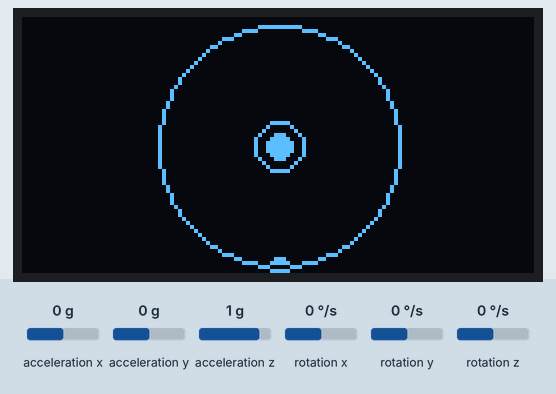
Bench run of a sketch on a simulated Arduino Uno, built with avr-gcc and run on an emulated ATmega328P. On the bench: 128×64 one-colour display. Inputs (shaded band) come from the test bench; at power-on: rotation z 0 °/s, acceleration x 0 g, acceleration y 0 g, acceleration z 1 g, rotation x 0 °/s, rotation y 0 °/s. What the sketch prints to the serial monitor is not drawn.

Above: at 3.2 s.
3.3 s: rotation z set to -192 °/s
At 3.45 s:
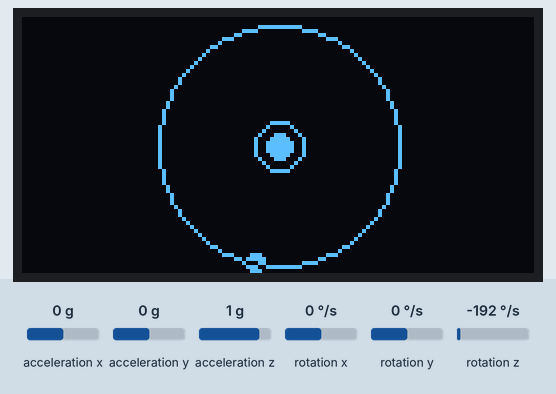
4.8 s: rotation z set to 0 °/s
At 5.2 s:
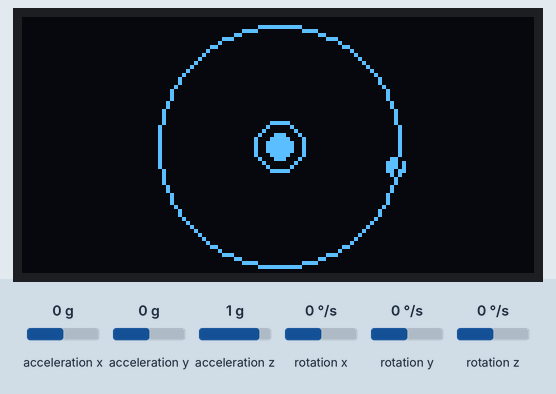
6.3 s: acceleration x set to -1.4 g
At 7.5 s:
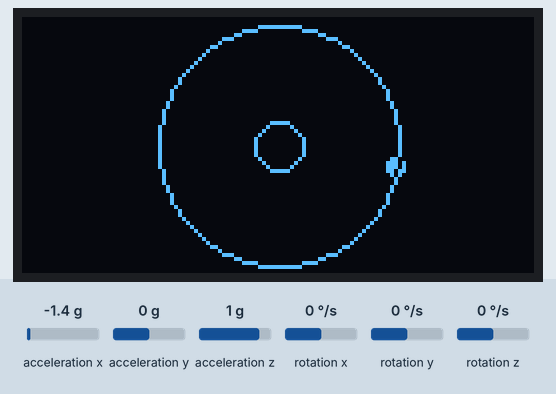
7.9 s: rotation z set to -100 °/s
At 8.1 s:
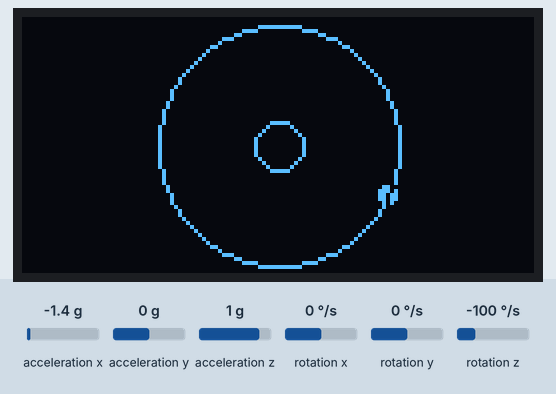
Timing chart, 0 to 10.5 s (numbered marks = the images above; inputs shaded):
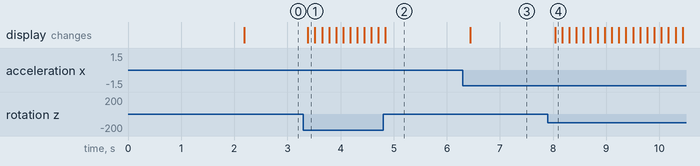

The sketch:

roll_pitch_yaw.ino
```cpp
// (licence header left out)
#include "Wire.h"
#include <MPU6050_light.h>
MPU6050 mpu(Wire);
unsigned long t1;

#include <Adafruit_GFX.h>
#include <Adafruit_SSD1306.h>

#define SCREEN_WIDTH 128 // OLED display width, in pixels
#define SCREEN_HEIGHT 64 // OLED display height, in pixels

#define OLED_RESET     -1 // Reset pin # (or -1 if sharing Arduino reset pin)
#define SCREEN_ADDRESS 0x3C ///< See datasheet for Address; 0x3D for 128x64, 0x3C for 128x32
Adafruit_SSD1306 display(SCREEN_WIDTH, SCREEN_HEIGHT, &Wire, OLED_RESET);


void setup() {
  Serial.begin(9600);
  Wire.begin();

  mpu.begin();

  if(!display.begin(SSD1306_SWITCHCAPVCC, SCREEN_ADDRESS)) {
    Serial.println(F("SSD1306 allocation failed"));
    for(;;); // Don't proceed, loop forever
  }
  display.clearDisplay();
  display.display();

  Serial.println(F("Calculating offsets, do not move MPU6050"));
  delay(1000);
  // mpu.upsideDownMounting = true; // uncomment this line if the MPU6050 is mounted upside-down
  mpu.calcOffsets(); // gyro and accelero
  Serial.println("Done!\n");

  t1 = millis();
}

void loop() {
  mpu.update();

  if ((millis() - t1) > 100) {
    display.clearDisplay();

    int x = display.width()/2 + 300.0 * sin(toRad(mpu.getAngleX()));
    int y = display.height()/2 + 300.0 * sin(toRad(mpu.getAngleY()));

    display.drawCircle(display.width()/2, display.height()/2, 30, SSD1306_WHITE);
    display.drawCircle(display.width()/2, display.height()/2, 6, SSD1306_WHITE);
    display.fillCircle(x,y, 3, SSD1306_INVERSE);

    //yaw
    int px = display.width()/2 + 30.0 * sin(toRad(mpu.getAngleZ()));
    int py = display.height()/2 + 30.0 * cos(toRad(mpu.getAngleZ()));
    display.fillCircle(px,py, 2, SSD1306_INVERSE);

    display.display();
    t1 = millis();
  }
}

float toRad(float ang) {
  return (ang * PI)/180.0;
}
```

Measured:
- after the input at 3.3 s, the display: changes after 0.08 s (image 1)
- after the input at 6.3 s, the display: changes after 0.14 s (image 3)
- after the input at 7.9 s, the display: changes after 0.14 s (image 4)
